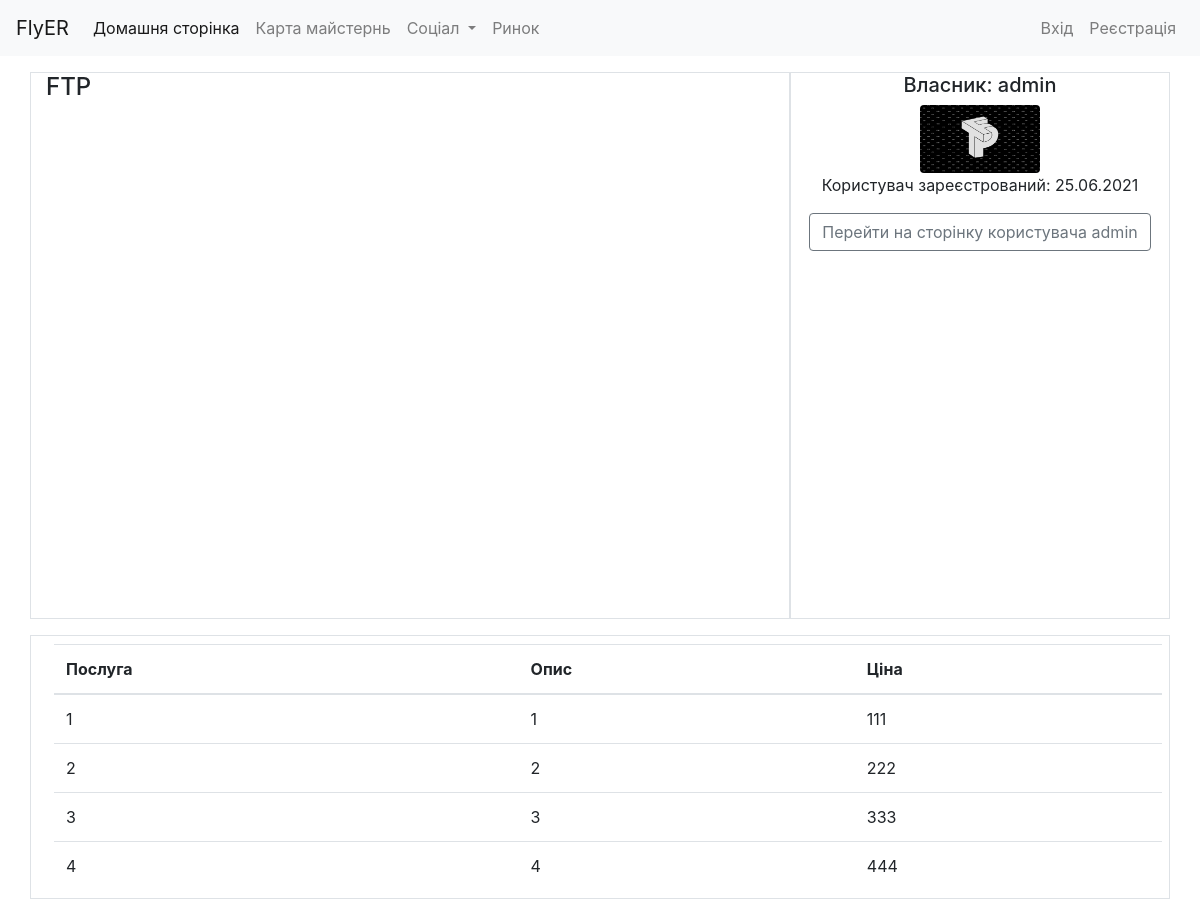
/map/ftp, run on the app's committed database.
### map/models.py (models this page shows, shortened)
class Repairman(models.Model):
	workshop_name	= models.CharField(max_length=50)
	slug            = models.SlugField(unique=True)
	user     		= models.ForeignKey(settings.AUTH_USER_MODEL,on_delete=models.CASCADE)
	main_image      = models.ImageField(null=True,upload_to = 'images/%Y/%m/%d/%H/%M/%S/',)
	address			= models.CharField(max_length=150,null=True)
	about_workshop 	= models.CharField(max_length=200)
	coord_v   		= models.FloatField()
	coord_h    		= models.FloatField(blank=True)

class Services(models.Model):
	name = models.CharField(max_length=100)
	description = models.CharField(max_length=200)
	price       = models.IntegerField()
	repairman = models.ForeignKey('Repairman',on_delete=models.CASCADE,related_name='services')

### users/models.py (models this page shows, shortened)
class Profile(models.Model):
	user = models.OneToOneField(User, on_delete=models.CASCADE)
	image = models.ImageField(default='default-user-image.png', upload_to='profile_pics')
	about_me = models.CharField(max_length=150, blank=True, null=True)
	instagram = models.CharField(max_length=25, blank=True, null=True)
	youtube = models.CharField(max_length=25, blank=True, null=True)
	twitter = models.CharField(max_length=25, blank=True, null=True)

### map/views.py (the view)
# urls.py: path('<slug>',ShowWorkshop.as_view(),name='showWorkshop'),
class ShowWorkshop(DetailView):
	model = Repairman
	def get(self,request,*args,**kwargs):
		object = get_object_or_404(Repairman, slug=kwargs['slug'])
		mapbox_access_token = 'pk.eyJ1IjoiYnJhenlrbyIsImEiOiJjazlyY2loNXMwc3M3M2ZydHpkaGVsaDd5In0.N4uOEHtVfwjTxty8zqaTZA'
		context = {
			'object':object,
			'mapbox_access_token':mapbox_access_token,
		}
		return render(request,'map/workshopPage.html',context)

### map/templates/map/workshopPage.html (shortened to what this page needs)
{% extends 'base.html' %}
{% load static %}
{% load crispy_forms_tags %}
{% block content %}
<link rel="stylesheet" href="https://cdnjs.cloudflare.com/ajax/libs/slick-carousel/1.9.0/slick-theme.min.css" />
<link rel="stylesheet" href="https://cdnjs.cloudflare.com/ajax/libs/slick-carousel/1.9.0/slick.css" />
<link href='https://api.mapbox.com/mapbox-gl-js/v1.12.0/mapbox-gl.css' rel='stylesheet' />
<body>
    <div class="container">
        <div class="row">
            <div class="col-lg-8 border mt-3">
                <h4>{{ object.workshop_name }}</h4>
                <div id='ma2p' class='mt-2 mb-2'></div>
            </div>
            <div class="col-lg-4 border text-center mt-3">
				<h5>Власник: {{object.user.username}}</h5>
                <div class="text-center">
                    <img src="{{ object.user.profile.image.url }}" class="rounded" alt="..." width='120px'>
                </div>
                <p>Користувач зареєстрований: {{ object.user.date_joined|date:'j.m.Y'}}</p>
                <p><a class='btn btn-outline-secondary' href={% url 'users:user-profile' object.user.username %}>Перейти на сторінку користувача {{ object.user.username }}</a></p>
            </div>
            <div class="col-lg-12 border mb-3 mt-3">
                <table class="table table-hover m-2">
                    <thead>
                        <tr>
                        <th scope="col">Послуга</th>
                        <th scope="col">Опис</th>
                        <th scope="col">Ціна</th>
                        </tr>
                    </thead>
                    <tbody>
                        {% for service in object.services.all %}
                            <tr>
                                <td>{{service.name}}</td>
                                <td>{{service.description}}</td>
                                <td>{{service.price}}</td>
                            </tr>
                        {% endfor %}
                    </tbody>
                </table>
            </div>
        </div>
    </div>
</body>
{% endblock %}

### map/templates/map/workshopPage.html (style rules this page uses)
#ma2p { height: 500px; width: 100%; }

### data on the page
Repairman: workshop_name "FTP", user.username "admin", user.profile.image (picture), user.date_joined "25.06.2021"
Services: name "1", description "1", price "111"
Services: name "2", description "2", price "222"
Services: name "3", description "3", price "333"
Services: name "4", description "4", price "444"
